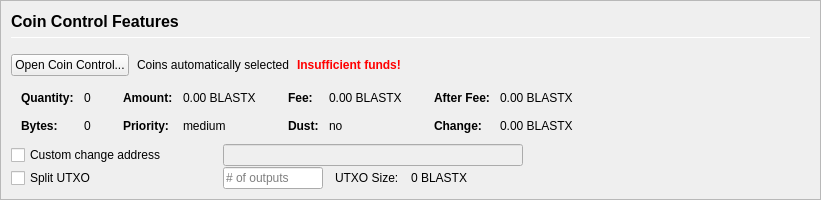
         <widget class="QFrame" name="frameCoinControl">
          <property name="sizePolicy">
           <sizepolicy hsizetype="Expanding" vsizetype="Expanding">
            <horstretch>0</horstretch>
            <verstretch>0</verstretch>
           </sizepolicy>
          </property>
          <property name="maximumSize">
           <size>
            <width>16777215</width>
            <height>16777215</height>
           </size>
          </property>
          <property name="frameShape">
           <enum>QFrame::StyledPanel</enum>
          </property>
          <property name="frameShadow">
           <enum>QFrame::Sunken</enum>
          </property>
          <layout class="QVBoxLayout" name="verticalLayoutCoinControl2">
           <property name="spacing">
            <number>0</number>
           </property>
           <property name="leftMargin">
            <number>0</number>
           </property>
           <property name="topMargin">
            <number>0</number>
           </property>
           <property name="rightMargin">
            <number>0</number>
           </property>
           <property name="bottomMargin">
            <number>0</number>
           </property>
           <item>
            <widget class="QFrame" name="frameCoinControl_BG">
             <layout class="QVBoxLayout" name="verticalLayoutCoinControl" stretch="0,0,0,0,0,0">
              <property name="spacing">
               <number>1</number>
              </property>
              <property name="leftMargin">
               <number>10</number>
              </property>
              <property name="topMargin">
               <number>10</number>
              </property>
              <item>
               <layout class="QHBoxLayout" name="horizontalLayoutCoinControl1">
                <property name="bottomMargin">
                 <number>15</number>
                </property>
                <item>
                 <layout class="QVBoxLayout" name="verticalLayout_3">
                  <property name="spacing">
                   <number>6</number>
                  </property>
                  <item>
                   <widget class="QLabel" name="labelCoinControlFeatures">
                    <property name="sizePolicy">
                     <sizepolicy hsizetype="Preferred" vsizetype="Maximum">
                      <horstretch>0</horstretch>
                      <verstretch>0</verstretch>
                     </sizepolicy>
                    </property>
                    <property name="minimumSize">
                     <size>
                      <width>0</width>
                      <height>20</height>
                     </size>
                    </property>
                    <property name="font">
                     <font>
                      <pointsize>12</pointsize>
                      <weight>75</weight>
                      <bold>true</bold>
                     </font>
                    </property>
                    <property name="styleSheet">
                     <string notr="true">font-weight:bold;</string>
                    </property>
                    <property name="text">
                     <string>Coin Control Features</string>
                    </property>
                   </widget>
                  </item>
                  <item>
                   <widget class="Line" name="line">
                    <property name="minimumSize">
                     <size>
                      <width>0</width>
                      <height>1</height>
                     </size>
                    </property>
                    <property name="maximumSize">
                     <size>
                      <width>16777215</width>
                      <height>1</height>
                     </size>
                    </property>
                    <property name="orientation">
                     <enum>Qt::Horizontal</enum>
                    </property>
                   </widget>
                  </item>
                 </layout>
                </item>
               </layout>
              </item>
              <item>
               <layout class="QHBoxLayout" name="horizontalLayoutCoinControl2" stretch="0,0,0,0">
                <property name="spacing">
                 <number>8</number>
                </property>
                <property name="bottomMargin">
                 <number>10</number>
                </property>
                <item>
                 <widget class="QPushButton" name="pushButtonCoinControl">
                  <property name="styleSheet">
                   <string notr="true"/>
                  </property>
                  <property name="text">
                   <string>Open Coin Control...</string>
                  </property>
                  <property name="autoDefault">
                   <bool>false</bool>
                  </property>
                 </widget>
                </item>
                <item>
                 <widget class="QLabel" name="labelCoinControlAutomaticallySelected">
                  <property name="text">
                   <string>Coins automatically selected</string>
                  </property>
                  <property name="margin">
                   <number>5</number>
                  </property>
                 </widget>
                </item>
                <item>
                 <widget class="QLabel" name="labelCoinControlInsuffFunds">
                  <property name="font">
                   <font>
                    <weight>75</weight>
                    <bold>true</bold>
                   </font>
                  </property>
                  <property name="styleSheet">
                   <string notr="true">color:red;font-weight:bold;</string>
                  </property>
                  <property name="text">
                   <string>Insufficient funds!</string>
                  </property>
                  <property name="margin">
                   <number>5</number>
                  </property>
                 </widget>
                </item>
                <item>
                 <spacer name="horizontalSpacerCoinControl">
                  <property name="orientation">
                   <enum>Qt::Horizontal</enum>
                  </property>
                  <property name="sizeHint" stdset="0">
                   <size>
                    <width>40</width>
                    <height>1</height>
                   </size>
                  </property>
                 </spacer>
                </item>
               </layout>
              </item>
              <item>
               <widget class="QWidget" name="widgetCoinControl" native="true">
                <property name="sizePolicy">
                 <sizepolicy hsizetype="Preferred" vsizetype="Preferred">
                  <horstretch>0</horstretch>
                  <verstretch>0</verstretch>
                 </sizepolicy>
                </property>
                <property name="minimumSize">
                 <size>
                  <width>0</width>
                  <height>0</height>
                 </size>
                </property>
                <property name="styleSheet">
                 <string notr="true"/>
                </property>
                <layout class="QHBoxLayout" name="horizontalLayoutCoinControl5">
                 <property name="leftMargin">
                  <number>0</number>
                 </property>
                 <property name="topMargin">
                  <number>0</number>
                 </property>
                 <property name="rightMargin">
                  <number>0</number>
                 </property>
                 <property name="bottomMargin">
                  <number>0</number>
                 </property>
                 <item>
                  <layout class="QHBoxLayout" name="horizontalLayoutCoinControl3" stretch="0,0,0,1">
                   <property name="spacing">
                    <number>20</number>
                   </property>
                   <property name="topMargin">
                    <number>0</number>
                   </property>
                   <property name="bottomMargin">
                    <number>10</number>
                   </property>
                   <item>
                    <layout class="QFormLayout" name="formLayoutCoinControl1">
                     <property name="horizontalSpacing">
                      <number>10</number>
                     </property>
                     <property name="verticalSpacing">
                      <number>14</number>
                     </property>
                     <property name="leftMargin">
                      <number>10</number>
                     </property>
                     <property name="topMargin">
                      <number>4</number>
                     </property>
                     <property name="rightMargin">
                      <number>6</number>
                     </property>
                     <item row="0" column="0">
                      <widget class="QLabel" name="labelCoinControlQuantityText">
                       <property name="font">
                        <font>
                         <weight>75</weight>
                         <bold>true</bold>
                        </font>
                       </property>
                       <property name="text">
                        <string>Quantity:</string>
                       </property>
                       <property name="margin">
                        <number>0</number>
                       </property>
                      </widget>
                     </item>
                     <item row="0" column="1">
                      <widget class="QLabel" name="labelCoinControlQuantity">
                       <property name="cursor">
                        <cursorShape>IBeamCursor</cursorShape>
                       </property>
                       <property name="contextMenuPolicy">
                        <enum>Qt::ActionsContextMenu</enum>
                       </property>
                       <property name="text">
                        <string notr="true">0</string>
                       </property>
                       <property name="margin">
                        <number>0</number>
                       </property>
                       <property name="textInteractionFlags">
                        <set>Qt::LinksAccessibleByMouse|Qt::TextSelectableByKeyboard|Qt::TextSelectableByMouse</set>
                       </property>
                      </widget>
                     </item>
                     <item row="1" column="0">
                      <widget class="QLabel" name="labelCoinControlBytesText">
                       <property name="font">
                        <font>
                         <weight>75</weight>
                         <bold>true</bold>
                        </font>
                       </property>
                       <property name="text">
                        <string>Bytes:</string>
                       </property>
                      </widget>
                     </item>
                     <item row="1" column="1">
                      <widget class="QLabel" name="labelCoinControlBytes">
                       <property name="cursor">
                        <cursorShape>IBeamCursor</cursorShape>
                       </property>
                       <property name="contextMenuPolicy">
                        <enum>Qt::ActionsContextMenu</enum>
                       </property>
                       <property name="text">
                        <string notr="true">0</string>
                       </property>
                       <property name="textInteractionFlags">
                        <set>Qt::LinksAccessibleByMouse|Qt::TextSelectableByKeyboard|Qt::TextSelectableByMouse</set>
                       </property>
                      </widget>
                     </item>
                    </layout>
                   </item>
                   <item>
                    <layout class="QFormLayout" name="formLayoutCoinControl2">
                     <property name="horizontalSpacing">
                      <number>10</number>
                     </property>
                     <property name="verticalSpacing">
                      <number>14</number>
                     </property>
                     <property name="leftMargin">
                      <number>6</number>
                     </property>
                     <property name="topMargin">
                      <number>4</number>
                     </property>
                     <property name="rightMargin">
                      <number>6</number>
                     </property>
                     <item row="0" column="0">
                      <widget class="QLabel" name="labelCoinControlAmountText">
                       <property name="font">
                        <font>
                         <weight>75</weight>
                         <bold>true</bold>
                        </font>
                       </property>
                       <property name="text">
                        <string>Amount:</string>
                       </property>
                       <property name="margin">
                        <number>0</number>
                       </property>
                      </widget>
                     </item>
                     <item row="0" column="1">
                      <widget class="QLabel" name="labelCoinControlAmount">
                       <property name="cursor">
                        <cursorShape>IBeamCursor</cursorShape>
                       </property>
                       <property name="contextMenuPolicy">
                        <enum>Qt::ActionsContextMenu</enum>
                       </property>
                       <property name="text">
                        <string notr="true">0.00 BLASTX</string>
                       </property>
                       <property name="textInteractionFlags">
                        <set>Qt::LinksAccessibleByMouse|Qt::TextSelectableByKeyboard|Qt::TextSelectableByMouse</set>
                       </property>
                      </widget>
                     </item>
                     <item row="1" column="0">
                      <widget class="QLabel" name="labelCoinControlPriorityText">
                       <property name="font">
                        <font>
                         <weight>75</weight>
                         <bold>true</bold>
                        </font>
                       </property>
                       <property name="text">
                        <string>Priority:</string>
                       </property>
                      </widget>
                     </item>
                     <item row="1" column="1">
                      <widget class="QLabel" name="labelCoinControlPriority">
                       <property name="cursor">
                        <cursorShape>IBeamCursor</cursorShape>
                       </property>
                       <property name="contextMenuPolicy">
                        <enum>Qt::ActionsContextMenu</enum>
                       </property>
                       <property name="text">
                        <string>medium</string>
                       </property>
                       <property name="textInteractionFlags">
                        <set>Qt::LinksAccessibleByMouse|Qt::TextSelectableByKeyboard|Qt::TextSelectableByMouse</set>
                       </property>
                      </widget>
                     </item>
                    </layout>
                   </item>
                   <item>
                    <layout class="QFormLayout" name="formLayoutCoinControl3">
                     <property name="horizontalSpacing">
                      <number>10</number>
                     </property>
                     <property name="verticalSpacing">
                      <number>14</number>
                     </property>
                     <property name="leftMargin">
                      <number>6</number>
                     </property>
                     <property name="topMargin">
                      <number>4</number>
                     </property>
                     <property name="rightMargin">
                      <number>6</number>
                     </property>
                     <item row="0" column="0">
                      <widget class="QLabel" name="labelCoinControlFeeText">
                       <property name="font">
                        <font>
                         <weight>75</weight>
                         <bold>true</bold>
                        </font>
                       </property>
                       <property name="text">
                        <string>Fee:</string>
                       </property>
                       <property name="margin">
                        <number>0</number>
                       </property>
                      </widget>
                     </item>
                     <item row="0" column="1">
                      <widget class="QLabel" name="labelCoinControlFee">
                       <property name="cursor">
                        <cursorShape>IBeamCursor</cursorShape>
                       </property>
                       <property name="contextMenuPolicy">
                        <enum>Qt::ActionsContextMenu</enum>
                       </property>
                       <property name="text">
                        <string notr="true">0.00 BLASTX</string>
                       </property>
                       <property name="textInteractionFlags">
                        <set>Qt::LinksAccessibleByMouse|Qt::TextSelectableByKeyboard|Qt::TextSelectableByMouse</set>
                       </property>
                      </widget>
                     </item>
                     <item row="1" column="0">
                      <widget class="QLabel" name="labelCoinControlLowOutputText">
                       <property name="font">
                        <font>
                         <weight>75</weight>
                         <bold>true</bold>
                        </font>
                       </property>
                       <property name="text">
                        <string>Dust:</string>
                       </property>
                      </widget>
                     </item>
                     <item row="1" column="1">
                      <widget class="QLabel" name="labelCoinControlLowOutput">
                       <property name="cursor">
                        <cursorShape>IBeamCursor</cursorShape>
                       </property>
                       <property name="contextMenuPolicy">
                        <enum>Qt::ActionsContextMenu</enum>
                       </property>
                       <property name="text">
                        <string>no</string>
                       </property>
                       <property name="textInteractionFlags">
                        <set>Qt::LinksAccessibleByMouse|Qt::TextSelectableByKeyboard|Qt::TextSelectableByMouse</set>
                       </property>
                      </widget>
                     </item>
                    </layout>
                   </item>
                   <item>
                    <layout class="QFormLayout" name="formLayoutCoinControl4">
                     <property name="horizontalSpacing">
                      <number>10</number>
                     </property>
                     <property name="verticalSpacing">
                      <number>14</number>
                     </property>
                     <property name="leftMargin">
                      <number>6</number>
                     </property>
                     <property name="topMargin">
                      <number>4</number>
                     </property>
                     <property name="rightMargin">
                      <number>6</number>
                     </property>
                     <item row="0" column="0">
                      <widget class="QLabel" name="labelCoinControlAfterFeeText">
                       <property name="font">
                        <font>
                         <weight>75</weight>
                         <bold>true</bold>
                        </font>
                       </property>
                       <property name="text">
                        <string>After Fee:</string>
                       </property>
                       <property name="margin">
                        <number>0</number>
                       </property>
                      </widget>
                     </item>
                     <item row="0" column="1">
                      <widget class="QLabel" name="labelCoinControlAfterFee">
                       <property name="cursor">
                        <cursorShape>IBeamCursor</cursorShape>
                       </property>
                       <property name="contextMenuPolicy">
                        <enum>Qt::ActionsContextMenu</enum>
                       </property>
                       <property name="text">
                        <string notr="true">0.00 BLASTX</string>
                       </property>
                       <property name="textInteractionFlags">
                        <set>Qt::LinksAccessibleByMouse|Qt::TextSelectableByKeyboard|Qt::TextSelectableByMouse</set>
                       </property>
                      </widget>
                     </item>
                     <item row="1" column="0">
                      <widget class="QLabel" name="labelCoinControlChangeText">
                       <property name="font">
                        <font>
                         <weight>75</weight>
                         <bold>true</bold>
                        </font>
                       </property>
                       <property name="text">
                        <string>Change:</string>
                       </property>
                      </widget>
                     </item>
                     <item row="1" column="1">
                      <widget class="QLabel" name="labelCoinControlChange">
                       <property name="cursor">
                        <cursorShape>IBeamCursor</cursorShape>
                       </property>
                       <property name="contextMenuPolicy">
                        <enum>Qt::ActionsContextMenu</enum>
                       </property>
                       <property name="text">
                        <string notr="true">0.00 BLASTX</string>
                       </property>
                       <property name="textInteractionFlags">
                        <set>Qt::LinksAccessibleByMouse|Qt::TextSelectableByKeyboard|Qt::TextSelectableByMouse</set>
                       </property>
                      </widget>
                     </item>
                    </layout>
                   </item>
                  </layout>
                 </item>
                </layout>
               </widget>
              </item>
              <item>
               <layout class="QHBoxLayout" name="horizontalLayoutCoinControl4">
                <property name="spacing">
                 <number>12</number>
                </property>
                <property name="sizeConstraint">
                 <enum>QLayout::SetDefaultConstraint</enum>
                </property>
                <property name="topMargin">
                 <number>0</number>
                </property>
                <property name="rightMargin">
                 <number>0</number>
                </property>
                <item>
                 <widget class="QCheckBox" name="checkBoxCoinControlChange">
                  <property name="sizePolicy">
                   <sizepolicy hsizetype="Preferred" vsizetype="Preferred">
                    <horstretch>0</horstretch>
                    <verstretch>0</verstretch>
                   </sizepolicy>
                  </property>
                  <property name="minimumSize">
                   <size>
                    <width>200</width>
                    <height>0</height>
                   </size>
                  </property>
                  <property name="maximumSize">
                   <size>
                    <width>200</width>
                    <height>16777215</height>
                   </size>
                  </property>
                  <property name="toolTip">
                   <string>If this is activated, but the change address is empty or invalid, change will be sent to a newly generated address.</string>
                  </property>
                  <property name="text">
                   <string>Custom change address</string>
                  </property>
                 </widget>
                </item>
                <item>
                 <widget class="QValidatedLineEdit" name="lineEditCoinControlChange">
                  <property name="enabled">
                   <bool>false</bool>
                  </property>
                  <property name="sizePolicy">
                   <sizepolicy hsizetype="Preferred" vsizetype="Preferred">
                    <horstretch>0</horstretch>
                    <verstretch>0</verstretch>
                   </sizepolicy>
                  </property>
                  <property name="minimumSize">
                   <size>
                    <width>300</width>
                    <height>0</height>
                   </size>
                  </property>
                 </widget>
                </item>
                <item>
                 <widget class="QLabel" name="labelCoinControlChangeLabel">
                  <property name="sizePolicy">
                   <sizepolicy hsizetype="Preferred" vsizetype="Preferred">
                    <horstretch>0</horstretch>
                    <verstretch>0</verstretch>
                   </sizepolicy>
                  </property>
                  <property name="minimumSize">
                   <size>
                    <width>100</width>
                    <height>0</height>
                   </size>
                  </property>
                  <property name="text">
                   <string/>
                  </property>
                  <property name="margin">
                   <number>3</number>
                  </property>
                 </widget>
                </item>
               </layout>
              </item>
              <item>
               <layout class="QHBoxLayout" name="horizontalLayoutCoinControl6">
                <property name="spacing">
                 <number>12</number>
                </property>
                <property name="rightMargin">
                 <number>0</number>
                </property>
                <item>
                 <widget class="QCheckBox" name="splitBlockCheckBox">
                  <property name="sizePolicy">
                   <sizepolicy hsizetype="Preferred" vsizetype="Preferred">
                    <horstretch>0</horstretch>
                    <verstretch>0</verstretch>
                   </sizepolicy>
                  </property>
                  <property name="minimumSize">
                   <size>
                    <width>200</width>
                    <height>0</height>
                   </size>
                  </property>
                  <property name="maximumSize">
                   <size>
                    <width>200</width>
                    <height>16777215</height>
                   </size>
                  </property>
                  <property name="text">
                   <string>Split UTXO</string>
                  </property>
                 </widget>
                </item>
                <item>
                 <widget class="QLineEdit" name="splitBlockLineEdit">
                  <property name="sizePolicy">
                   <sizepolicy hsizetype="Preferred" vsizetype="Preferred">
                    <horstretch>50</horstretch>
                    <verstretch>0</verstretch>
                   </sizepolicy>
                  </property>
                  <property name="minimumSize">
                   <size>
                    <width>100</width>
                    <height>0</height>
                   </size>
                  </property>
                  <property name="maximumSize">
                   <size>
                    <width>100</width>
                    <height>16777215</height>
                   </size>
                  </property>
                  <property name="placeholderText">
                   <string># of outputs</string>
                  </property>
                 </widget>
                </item>
                <item>
                 <widget class="QLabel" name="labelBlockSizeText">
                  <property name="text">
                   <string>UTXO Size:</string>
                  </property>
                 </widget>
                </item>
                <item>
                 <widget class="QLabel" name="labelBlockSize">
                  <property name="text">
                   <string>0 BLASTX</string>
                  </property>
                 </widget>
                </item>
                <item>
                 <spacer name="horizontalSpacer_7">
                  <property name="orientation">
                   <enum>Qt::Horizontal</enum>
                  </property>
                  <property name="sizeHint" stdset="0">
                   <size>
                    <width>40</width>
                    <height>20</height>
                   </size>
                  </property>
                 </spacer>
                </item>
               </layout>
              </item>
              <item>
               <spacer name="verticalSpacerCoinControl">
                <property name="orientation">
                 <enum>Qt::Vertical</enum>
                </property>
                <property name="sizeHint" stdset="0">
                 <size>
                  <width>800</width>
                  <height>1</height>
                 </size>
                </property>
               </spacer>
              </item>
             </layout>
            </widget>
           </item>
          </layout>
         </widget>
